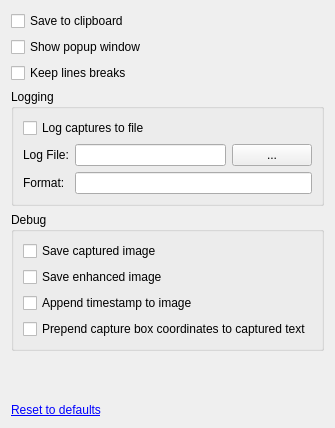
     <widget class="QWidget" name="tabOutput">
      <attribute name="title">
       <string>Output</string>
      </attribute>
      <layout class="QFormLayout" name="formLayout_8">
       <item row="0" column="0">
        <widget class="QCheckBox" name="checkBoxOutputClipboard">
         <property name="toolTip">
          <string>&lt;html&gt;&lt;head/&gt;&lt;body&gt;&lt;p&gt;Copy the text that has been OCR'd to the clipboard.&lt;/p&gt;&lt;/body&gt;&lt;/html&gt;</string>
         </property>
         <property name="text">
          <string>Save to clipboard</string>
         </property>
        </widget>
       </item>
       <item row="1" column="0">
        <widget class="QCheckBox" name="checkBoxOutputShowPopup">
         <property name="toolTip">
          <string>Popup a window that shows the OCR'd text.</string>
         </property>
         <property name="text">
          <string>Show popup window</string>
         </property>
        </widget>
       </item>
       <item row="2" column="0">
        <widget class="QCheckBox" name="checkBoxOutputKeepLineBreaks">
         <property name="toolTip">
          <string>&lt;html&gt;&lt;head/&gt;&lt;body&gt;&lt;p&gt;Check this option if you don't want carriage returns and line feeds to be stripped from the captured text.&lt;/p&gt;&lt;/body&gt;&lt;/html&gt;</string>
         </property>
         <property name="text">
          <string>Keep lines breaks</string>
         </property>
        </widget>
       </item>
       <item row="3" column="0" colspan="2">
        <widget class="QGroupBox" name="groupBoxLogging">
         <property name="title">
          <string>Logging</string>
         </property>
         <layout class="QGridLayout" name="gridLayout_8">
          <item row="0" column="0" colspan="2">
           <widget class="QCheckBox" name="checkBoxOutputLoggingEnable">
            <property name="toolTip">
             <string>Log all OCR captures to the provided file.</string>
            </property>
            <property name="text">
             <string>Log captures to file</string>
            </property>
           </widget>
          </item>
          <item row="1" column="0">
           <widget class="QLabel" name="label_2">
            <property name="toolTip">
             <string>File to use for logging OCR captures.</string>
            </property>
            <property name="text">
             <string>Log File:</string>
            </property>
           </widget>
          </item>
          <item row="1" column="1">
           <widget class="QLineEdit" name="lineEditOutputLoggingFile"/>
          </item>
          <item row="1" column="2">
           <widget class="QPushButton" name="pushButtonOutputLoggingFile">
            <property name="text">
             <string>...</string>
            </property>
           </widget>
          </item>
          <item row="2" column="0">
           <widget class="QLabel" name="label_3">
            <property name="toolTip">
             <string>&lt;html&gt;&lt;head/&gt;&lt;body&gt;
Format to use when adding lines to the log file.
&lt;br/&gt;&lt;br/&gt;
You may include the following tokens:&lt;br/&gt;
${capture}&lt;br/&gt;
${linebreak}&lt;br/&gt;
${tab}&lt;br/&gt;
${timestamp}&lt;br/&gt;
${translation}
&lt;br/&gt;&lt;br/&gt;
Example showing timestamp followed by a tab followed by the captured OCR text followed by a linebreak:&lt;br/&gt;
${timestamp}${tab}${capture}${linebreak}
&lt;br/&gt;&lt;br/&gt;
Example showing how to separate lines with dashes:&lt;br/&gt;
${capture}${linebreak}-----------${linebreak}
&lt;/body&gt;&lt;/html&gt;</string>
            </property>
            <property name="text">
             <string>Format:</string>
            </property>
           </widget>
          </item>
          <item row="2" column="1" colspan="2">
           <widget class="QLineEdit" name="lineEditOutputLoggingFormat"/>
          </item>
         </layout>
        </widget>
       </item>
       <item row="4" column="0" colspan="2">
        <widget class="QGroupBox" name="groupBoxOutputDebug">
         <property name="title">
          <string>Debug</string>
         </property>
         <layout class="QFormLayout" name="formLayout">
          <item row="0" column="0">
           <widget class="QCheckBox" name="checkBoxDebugSaveCapturedImage">
            <property name="toolTip">
             <string>&lt;html&gt;&lt;head/&gt;&lt;body&gt;&lt;p&gt;Save original captured image before it is enhanced.&lt;/p&gt;&lt;p&gt;A file named &amp;quot;debug_capture.png&amp;quot; will be placed in the same directory as the executable.&lt;/p&gt;&lt;/body&gt;&lt;/html&gt;</string>
            </property>
            <property name="text">
             <string>Save captured image</string>
            </property>
           </widget>
          </item>
          <item row="2" column="0">
           <widget class="QCheckBox" name="checkBoxDebugSaveEnhancedImage">
            <property name="toolTip">
             <string>&lt;html&gt;&lt;head/&gt;&lt;body&gt;&lt;p&gt;Save enhanced image that is sent to the OCR engine.&lt;/p&gt;&lt;p&gt;A file named &amp;quot;debug_enhanced.png&amp;quot; will be placed in the same directory as the executable.&lt;/p&gt;&lt;/body&gt;&lt;/html&gt;</string>
            </property>
            <property name="text">
             <string>Save enhanced image</string>
            </property>
           </widget>
          </item>
          <item row="4" column="0">
           <widget class="QCheckBox" name="checkBoxDebugPrependCoords">
            <property name="toolTip">
             <string>&lt;html&gt;&lt;head/&gt;&lt;body&gt;&lt;p&gt;Add the capture box coordinates to the beginning of the captured text.&lt;/p&gt;&lt;p&gt;These coordinates may be used with the &amp;quot;--screen-rect&amp;quot; command line option.&lt;/p&gt;&lt;p&gt;Format: (x1 y1 x2 y2) &amp;lt;captured text&amp;gt;&lt;/p&gt;&lt;/body&gt;&lt;/html&gt;</string>
            </property>
            <property name="text">
             <string>Prepend capture box coordinates to captured text</string>
            </property>
           </widget>
          </item>
          <item row="3" column="0">
           <widget class="QCheckBox" name="checkBoxDebugAppendTimestampToImage">
            <property name="toolTip">
             <string>Append a timestamp to the debug images.</string>
            </property>
            <property name="text">
             <string>Append timestamp to image</string>
            </property>
           </widget>
          </item>
         </layout>
        </widget>
       </item>
       <item row="5" column="1">
        <spacer name="verticalSpacer_4">
         <property name="orientation">
          <enum>Qt::Vertical</enum>
         </property>
         <property name="sizeHint" stdset="0">
          <size>
           <width>20</width>
           <height>40</height>
          </size>
         </property>
        </spacer>
       </item>
       <item row="6" column="0">
        <widget class="QLabel" name="labelOutputReset">
         <property name="text">
          <string>&lt;a href=&quot;none&quot;&gt;Reset to defaults&lt;/a&gt;</string>
         </property>
        </widget>
       </item>
      </layout>
     </widget>
